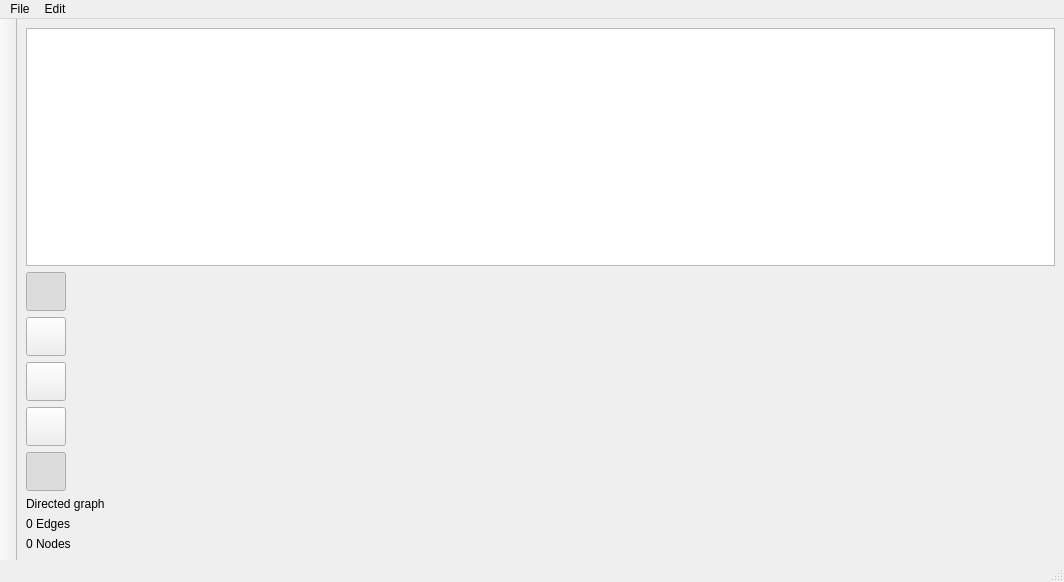
<?xml version="1.0" encoding="UTF-8"?>
<ui version="4.0">
 <class>MainWindow</class>
 <widget class="QMainWindow" name="MainWindow">
  <property name="geometry">
   <rect>
    <x>0</x>
    <y>0</y>
    <width>1064</width>
    <height>582</height>
   </rect>
  </property>
  <property name="windowTitle">
   <string>GraphEditorMinus</string>
  </property>
  <property name="windowIcon">
   <iconset resource="GraphEditorMinus.qrc">
    <normaloff>:/pictures/appIcon.png</normaloff>:/pictures/appIcon.png</iconset>
  </property>
  <property name="toolButtonStyle">
   <enum>Qt::ToolButtonIconOnly</enum>
  </property>
  <property name="animated">
   <bool>true</bool>
  </property>
  <widget class="QWidget" name="centralwidget">
   <layout class="QVBoxLayout" name="verticalLayout">
    <item>
     <widget class="QGraphicsView" name="graphicsView"/>
    </item>
    <item>
     <widget class="QToolButton" name="moveMode">
      <property name="text">
       <string/>
      </property>
      <property name="icon">
       <iconset resource="GraphEditorMinus.qrc">
        <normaloff>:/pictures/move.png</normaloff>:/pictures/move.png</iconset>
      </property>
      <property name="iconSize">
       <size>
        <width>32</width>
        <height>32</height>
       </size>
      </property>
      <property name="checkable">
       <bool>true</bool>
      </property>
      <property name="checked">
       <bool>true</bool>
      </property>
      <attribute name="buttonGroup">
       <string notr="true">modesGroup</string>
      </attribute>
     </widget>
    </item>
    <item>
     <widget class="QToolButton" name="selectMode">
      <property name="text">
       <string/>
      </property>
      <property name="icon">
       <iconset resource="GraphEditorMinus.qrc">
        <normaloff>:/pictures/select.png</normaloff>:/pictures/select.png</iconset>
      </property>
      <property name="iconSize">
       <size>
        <width>32</width>
        <height>32</height>
       </size>
      </property>
      <property name="checkable">
       <bool>true</bool>
      </property>
      <attribute name="buttonGroup">
       <string notr="true">modesGroup</string>
      </attribute>
     </widget>
    </item>
    <item>
     <widget class="QToolButton" name="addMode">
      <property name="text">
       <string/>
      </property>
      <property name="icon">
       <iconset resource="GraphEditorMinus.qrc">
        <normaloff>:/pictures/add.png</normaloff>:/pictures/add.png</iconset>
      </property>
      <property name="iconSize">
       <size>
        <width>32</width>
        <height>32</height>
       </size>
      </property>
      <property name="checkable">
       <bool>true</bool>
      </property>
      <attribute name="buttonGroup">
       <string notr="true">modesGroup</string>
      </attribute>
     </widget>
    </item>
    <item>
     <widget class="QToolButton" name="deleteMode">
      <property name="text">
       <string/>
      </property>
      <property name="icon">
       <iconset resource="GraphEditorMinus.qrc">
        <normaloff>:/pictures/delete.png</normaloff>:/pictures/delete.png</iconset>
      </property>
      <property name="iconSize">
       <size>
        <width>32</width>
        <height>32</height>
       </size>
      </property>
      <property name="checkable">
       <bool>true</bool>
      </property>
      <property name="toolButtonStyle">
       <enum>Qt::ToolButtonIconOnly</enum>
      </property>
      <attribute name="buttonGroup">
       <string notr="true">modesGroup</string>
      </attribute>
     </widget>
    </item>
    <item>
     <widget class="QToolButton" name="toggleDirect">
      <property name="text">
       <string/>
      </property>
      <property name="icon">
       <iconset resource="GraphEditorMinus.qrc">
        <normaloff>:/pictures/direction.png</normaloff>:/pictures/direction.png</iconset>
      </property>
      <property name="iconSize">
       <size>
        <width>32</width>
        <height>32</height>
       </size>
      </property>
      <property name="checkable">
       <bool>true</bool>
      </property>
      <property name="checked">
       <bool>true</bool>
      </property>
     </widget>
    </item>
    <item>
     <widget class="QLabel" name="spStatus">
      <property name="text">
       <string>Directed graph</string>
      </property>
     </widget>
    </item>
    <item>
     <widget class="QLabel" name="edgeCount">
      <property name="text">
       <string>0 Edges</string>
      </property>
     </widget>
    </item>
    <item>
     <widget class="QLabel" name="nodeCount">
      <property name="text">
       <string>0 Nodes</string>
      </property>
     </widget>
    </item>
   </layout>
  </widget>
  <widget class="QMenuBar" name="menubar">
   <property name="geometry">
    <rect>
     <x>0</x>
     <y>0</y>
     <width>1064</width>
     <height>20</height>
    </rect>
   </property>
   <widget class="QMenu" name="menuFile">
    <property name="title">
     <string>File</string>
    </property>
    <addaction name="actionNew"/>
    <addaction name="actionSave"/>
    <addaction name="actionOpen"/>
    <addaction name="actionSaveAs"/>
   </widget>
   <widget class="QMenu" name="menuEdit">
    <property name="title">
     <string>Edit</string>
    </property>
    <widget class="QMenu" name="menuInsert">
     <property name="title">
      <string>Insert...</string>
     </property>
     <addaction name="actionFrom_Text"/>
    </widget>
    <addaction name="menuInsert"/>
   </widget>
   <addaction name="menuFile"/>
   <addaction name="menuEdit"/>
  </widget>
  <widget class="QStatusBar" name="statusbar"/>
  <widget class="QToolBar" name="toolBar">
   <property name="windowTitle">
    <string>toolBar</string>
   </property>
   <property name="movable">
    <bool>false</bool>
   </property>
   <property name="iconSize">
    <size>
     <width>48</width>
     <height>48</height>
    </size>
   </property>
   <attribute name="toolBarArea">
    <enum>LeftToolBarArea</enum>
   </attribute>
   <attribute name="toolBarBreak">
    <bool>false</bool>
   </attribute>
  </widget>
  <action name="actionNew">
   <property name="text">
    <string>New</string>
   </property>
  </action>
  <action name="actionSave">
   <property name="text">
    <string>Save</string>
   </property>
  </action>
  <action name="actionOpen">
   <property name="text">
    <string>Open</string>
   </property>
  </action>
  <action name="actionFrom_Text">
   <property name="text">
    <string>From Text</string>
   </property>
  </action>
  <action name="actionSaveAs">
   <property name="text">
    <string>Save As</string>
   </property>
  </action>
 </widget>
 <resources>
  <include location="GraphEditorMinus.qrc"/>
 </resources>
 <connections/>
 <buttongroups>
  <buttongroup name="modesGroup"/>
 </buttongroups>
</ui>
